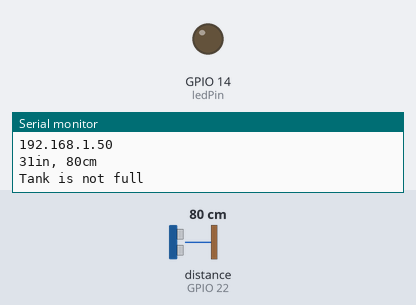
Recording of a sketch running on a simulated ESP8266 (NodeMCU). On the bench: output pins drawn as LEDs (lit = HIGH), the last lines printed to the serial monitor. Wiring (inferred from the names in the program): ultrasonic range finder: trigger GPIO 23; echo GPIO 22. The inputs (shaded band) are chosen by the test bench; at power-on: distance to the obstacle (sensor on GPIO 22) 80 cm. The echo pulse lasts 58.3 µs per cm; WiFi joins after 1.5 s; servers stay silent unless stated; the local clock reads 2024-03-15 10:24:30 at power-on unless the sketch sets it; pins used as bus, display or sensor lines are not drawn.

Above: at 3.2 s.
3.3 s: distance to the obstacle (sensor on GPIO 22) set to 11 cm
5.6 s: distance to the obstacle (sensor on GPIO 22) set to 8 cm
At 7.7 s:
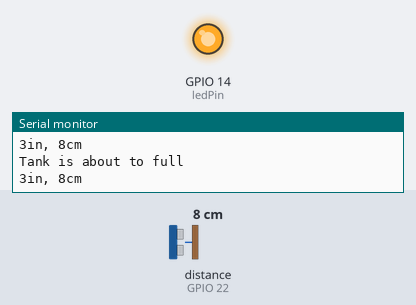
12.5 s: distance to the obstacle (sensor on GPIO 22) set to 18 cm
At 15.2 s:
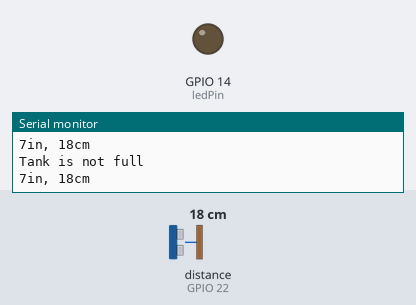
15.5 s: distance to the obstacle (sensor on GPIO 22) set to 2 cm
At 17.9 s:
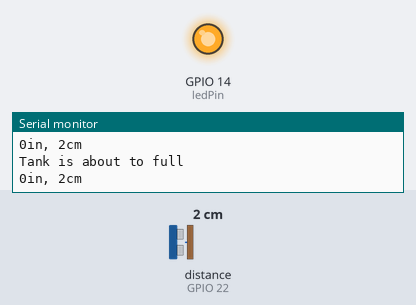
Timing chart, 0 to 19.3 s (numbered marks = the images above; inputs shaded):
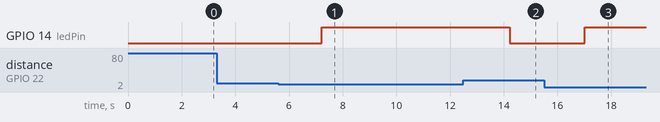

Measured:
- the behaviour switches between 10 and 9 cm on distance to the obstacle (sensor on GPIO 22) (found by bisection; images 0 and 1)
- after the input at 5.6 s, GPIO 14 (ledPin): LOW → HIGH after 1.6 s
- after the input at 12.5 s, GPIO 14 (ledPin): HIGH → LOW after 1.7 s
- after the input at 15.5 s, GPIO 14 (ledPin): LOW → HIGH after 1.5 s

The sketch:

buoy.ino
```cpp
#ifdef ESP32
  #include <WiFi.h>
#else
  #include <ESP8266WiFi.h>
#endif
#include <WiFiClientSecure.h>
#include <UniversalTelegramBot.h>   // Universal Telegram Bot Library written by Brian Lough: https://github.com/witnessmenow/Universal-Arduino-Telegram-Bot
#include <ArduinoJson.h>

// Replace with your network credentials
const char* ssid = "SJ";
const char* password = "shree2k4";

const int pingPin = 23; // Trigger Pin of Ultrasonic Sensor
const int echoPin = 22; // Echo Pin of Ultrasonic Sensor


// Initialize Telegram BOT
#define BOTtoken "***********************************"  // your Bot Token (Get from Botfather)

// Use @myidbot to find out the chat ID of an individual or a group
// Also note that you need to click "start" on a bot before it can
// message you
#define CHAT_ID "938521406"

#ifdef ESP8266
  X509List cert(TELEGRAM_CERTIFICATE_ROOT);
#endif

WiFiClientSecure client;
UniversalTelegramBot bot(BOTtoken, client);

// Checks for new messages every 1 second.
int botRequestDelay = 1000;
unsigned long lastTimeBotRan;

const int ledPin = 14;
bool ledState = LOW;

// Handle what happens when you receive new messages
void handleNewMessages(int numNewMessages,int d) {
  Serial.println("handleNewMessages");
  Serial.println(String(numNewMessages));

  for (int i=0; i<numNewMessages; i++) {
    // Chat id of the requester
    String chat_id = String(bot.messages[i].chat_id);
    if (chat_id != CHAT_ID){
      bot.sendMessage(chat_id, "Unauthorized user", "");
      continue;
    }

    // Print the received message
    String text = bot.messages[i].text;
    Serial.println(text);

    String from_name = bot.messages[i].from_name;

    if (text == "/start") {
      String welcome = "Welcome, " + from_name + ".\n";
      welcome += "/state to request current state \n";
      bot.sendMessage(chat_id, welcome, "");
    }

    if (text == "/state") {
      if (!digitalRead(ledPin)){
        bot.sendMessage(chat_id, "Buoy is ON", "");
      }
      else{
        bot.sendMessage(chat_id, "Buoy is OFF", "");
      }
    }
  }
}

void setup() {
  Serial.begin(115200);

  #ifdef ESP8266
    configTime(0, 0, "pool.ntp.org");      // get UTC time via NTP
    client.setTrustAnchors(&cert); // Add root certificate for api.telegram.org
  #endif

  pinMode(ledPin, OUTPUT);
  digitalWrite(ledPin, ledState);

  // Connect to Wi-Fi
  WiFi.mode(WIFI_STA);
  WiFi.begin(ssid, password);
  #ifdef ESP32
    client.setCACert(TELEGRAM_CERTIFICATE_ROOT); // Add root certificate for api.telegram.org
  #endif
  while (WiFi.status() != WL_CONNECTED) {
    delay(1000);
    Serial.println("Connecting to WiFi..");
  }
  // Print ESP32 Local IP Address
  Serial.println(WiFi.localIP());
}

void loop() {

  long duration, inches, cm;
   pinMode(pingPin, OUTPUT);
   digitalWrite(pingPin, LOW);
   delayMicroseconds(2);
   digitalWrite(pingPin, HIGH);
   delayMicroseconds(10);
   digitalWrite(pingPin, LOW);
   pinMode(echoPin, INPUT);
   duration = pulseIn(echoPin, HIGH);
   inches = microsecondsToInches(duration);
   cm = microsecondsToCentimeters(duration);
   Serial.print(inches);
   Serial.print("in, ");
   Serial.print(cm);
   Serial.print("cm");
   Serial.println();
   delay(1000);


  if(cm<10){
digitalWrite(ledPin, HIGH);
Serial.println("Tank is about to full");
delay(100);
}
else{

digitalWrite(ledPin, LOW);
Serial.println("Tank is not full");
delay(100);}


  if (millis() > lastTimeBotRan + botRequestDelay)  {
    int numNewMessages = bot.getUpdates(bot.last_message_received + 1);

    while(numNewMessages) {
      Serial.println("got response");
      handleNewMessages(numNewMessages,cm);
      numNewMessages = bot.getUpdates(bot.last_message_received + 1);
    }
    lastTimeBotRan = millis();
  }
}


long microsecondsToInches(long microseconds) {
   return microseconds / 74 / 2;
}

long microsecondsToCentimeters(long microseconds) {
   return microseconds/29/2;
}
```
